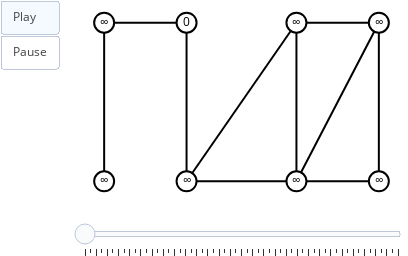

Source (notebook cell):
### Markdown cell above
Vamos agora escrever uma versão alternativa da busca em largura.

### Code cell
red = (255, 0, 0)  # linha nova
blue = (0, 0, 255) # linha nova
frames = []        # linha nova

s = 1
q = Queue()

for n in g.nodes:
    g.nodes[n]['d'] = inf

g.nodes[s]['d'] = 0
q.put(s)

sn.reset_node_colors(g) # linha nova
sn.reset_edge_colors(g) # linha nova
snapshot(g, frames)     # linha nova

while not q.empty():
    n = q.get()

    g.nodes[n]['color'] = red # linha nova
    snapshot(g, frames)      # linha nova

    for m in g.neighbors(n):
        g.edges[n, m]['color'] = red # linha nova
        snapshot(g, frames)         # linha nova

        if isinf(g.nodes[m]['d']):
            g.nodes[m]['d'] = g.nodes[n]['d'] + 1
            q.put(m)

        g.edges[n, m]['color'] = sn.edge_color # linha nova
        snapshot(g, frames)                   # linha nova

    g.nodes[n]['color'] = blue # linha nova
    snapshot(g, frames)       # linha nova

sn.show_animation(frames)

### Figure 1 — Plotly figure (JSON) as saved in the notebook; plotly's stock layout.template omitted (floating-point values rounded to 4 significant figures)
{"data": [{"hoverinfo": "none", "line": {"color": "rgb(0, 0, 0)", "width": 2}, "mode": "lines", "type": "scatter", "uid": "cf4e4a26-a244-11e8-b30c-ac7ba15704fe", "x": [0, 0.3, null], "y": [1, 1, null]}, {"hoverinfo": "none", "line": {"color": "rgb(0, 0, 0)", "width": 2}, "mode": "lines", "type": "scatter", "uid": "cf4e4a27-a244-11e8-b30c-ac7ba15704fe", "x": [0, 0, null], "y": [1, 0, null]}, {"hoverinfo": "none", "line": {"color": "rgb(0, 0, 0)", "width": 2}, "mode": "lines", "type": "scatter", "uid": "cf4e4a28-a244-11e8-b30c-ac7ba15704fe", "x": [0.3, 0.3, null], "y": [1, 0, null]}, {"hoverinfo": "none", "line": {"color": "rgb(0, 0, 0)", "width": 2}, "mode": "lines", "type": "scatter", "uid": "cf4e4a29-a244-11e8-b30c-ac7ba15704fe", "x": [0.7, 1, null], "y": [1, 1, null]}, {"hoverinfo": "none", "line": {"color": "rgb(0, 0, 0)", "width": 2}, "mode": "lines", "type": "scatter", "uid": "cf4e4a2a-a244-11e8-b30c-ac7ba15704fe", "x": [0.7, 0.3, null], "y": [1, 0, null]}, {"hoverinfo": "none", "line": {"color": "rgb(0, 0, 0)", "width": 2}, "mode": "lines", "type": "scatter", "uid": "cf4e4a2b-a244-11e8-b30c-ac7ba15704fe", "x": [0.7, 0.7, null], "y": [1, 0, null]}, {"hoverinfo": "none", "line": {"color": "rgb(0, 0, 0)", "width": 2}, "mode": "lines", "type": "scatter", "uid": "cf4e4a2c-a244-11e8-b30c-ac7ba15704fe", "x": [1, 0.7, null], "y": [1, 0, null]}, {"hoverinfo": "none", "line": {"color": "rgb(0, 0, 0)", "width": 2}, "mode": "lines", "type": "scatter", "uid": "cf4e4a2d-a244-11e8-b30c-ac7ba15704fe", "x": [1, 1, null], "y": [1, 0, null]}, {"hoverinfo": "none", "line": {"color": "rgb(0, 0, 0)", "width": 2}, "mode": "lines", "type": "scatter", "uid": "cf4e4a2e-a244-11e8-b30c-ac7ba15704fe", "x": [0.3, 0.7, null], "y": [0, 0, null]}, {"hoverinfo": "none", "line": {"color": "rgb(0, 0, 0)", "width": 2}, "mode": "lines", "type": "scatter", "uid": "cf4e4a2f-a244-11e8-b30c-ac7ba15704fe", "x": [0.7, 1, null], "y": [0, 0, null]}, {"hoverinfo": "none", "marker": {"color": "rgb(255, 255, 255)", "line": {"color": "rgb(0, 0, 0)", "width": 2}, "size": 20}, "mode": "markers+text", "text": ["∞"], "textfont": {"color": "rgb(0, 0, 0)"}, "textposition": "middle center", "type": "scatter", "uid": "cf4e4a30-a244-11e8-b30c-ac7ba15704fe", "x": [0], "y": [1]}, {"hoverinfo": "none", "marker": {"color": "rgb(255, 255, 255)", "line": {"color": "rgb(0, 0, 0)", "width": 2}, "size": 20}, "mode": "markers+text", "text": ["0"], "textfont": {"color": "rgb(0, 0, 0)"}, "textposition": "middle center", "type": "scatter", "uid": "cf4e4a31-a244-11e8-b30c-ac7ba15704fe", "x": [0.3], "y": [1]}, {"hoverinfo": "none", "marker": {"color": "rgb(255, 255, 255)", "line": {"color": "rgb(0, 0, 0)", "width": 2}, "size": 20}, "mode": "markers+text", "text": ["∞"], "textfont": {"color": "rgb(0, 0, 0)"}, "textposition": "middle center", "type": "scatter", "uid": "cf4e4a32-a244-11e8-b30c-ac7ba15704fe", "x": [0.7], "y": [1]}, {"hoverinfo": "none", "marker": {"color": "rgb(255, 255, 255)", "line": {"color": "rgb(0, 0, 0)", "width": 2}, "size": 20}, "mode": "markers+text", "text": ["∞"], "textfont": {"color": "rgb(0, 0, 0)"}, "textposition": "middle center", "type": "scatter", "uid": "cf4e4a33-a244-11e8-b30c-ac7ba15704fe", "x": [1], "y": [1]}, {"hoverinfo": "none", "marker": {"color": "rgb(255, 255, 255)", "line": {"color": "rgb(0, 0, 0)", "width": 2}, "size": 20}, "mode": "markers+text", "text": ["∞"], "textfont": {"color": "rgb(0, 0, 0)"}, "textposition": "middle center", "type": "scatter", "uid": "cf4e4a34-a244-11e8-b30c-ac7ba15704fe", "x": [0], "y": [0]}, {"hoverinfo": "none", "marker": {"color": "rgb(255, 255, 255)", "line": {"color": "rgb(0, 0, 0)", "width": 2}, "size": 20}, "mode": "markers+text", "text": ["∞"], "textfont": {"color": "rgb(0, 0, 0)"}, "textposition": "middle center", "type": "scatter", "uid": "cf4e4a35-a244-11e8-b30c-ac7ba15704fe", "x": [0.3], "y": [0]}, {"hoverinfo": "none", "marker": {"color": "rgb(255, 255, 255)", "line": {"color": "rgb(0, 0, 0)", "width": 2}, "size": 20}, "mode": "markers+text", "text": ["∞"], "textfont": {"color": "rgb(0, 0, 0)"}, "textposition": "middle center", "type": "scatter", "uid": "cf4e4a36-a244-11e8-b30c-ac7ba15704fe", "x": [0.7], "y": [0]}, {"hoverinfo": "none", "marker": {"color": "rgb(255, 255, 255)", "line": {"color": "rgb(0, 0, 0)", "width": 2}, "size": 20}, "mode": "markers+text", "text": ["∞"], "textfont": {"color": "rgb(0, 0, 0)"}, "textposition": "middle center", "type": "scatter", "uid": "cf4e4a37-a244-11e8-b30c-ac7ba15704fe", "x": [1], "y": [0]}], "layout": {"height": 256, "margin": {"b": 0, "l": 0, "r": 0, "t": 0}, "showlegend": false, "sliders": [{"currentvalue": {"visible": false}, "steps": [{"args": [[0], {"frame": {"redraw": false}, "mode": "immediate"}], "label": "", "method": "animate"}, {"args": [[1], {"frame": {"redraw": false}, "mode": "immediate"}], "label": "", "method": "animate"}, {"args": [[2], {"frame": {"redraw": false}, "mode": "immediate"}], "label": "", "method": "animate"}, {"args": [[3], {"frame": {"redraw": false}, "mode": "immediate"}], "label": "", "method": "animate"}, {"args": [[4], {"frame": {"redraw": false}, "mode": "immediate"}], "label": "", "method": "animate"}, {"args": [[5], {"frame": {"redraw": false}, "mode": "immediate"}], "label": "", "method": "animate"}, {"args": [[6], {"frame": {"redraw": false}, "mode": "immediate"}], "label": "", "method": "animate"}, {"args": [[7], {"frame": {"redraw": false}, "mode": "immediate"}], "label": "", "method": "animate"}, {"args": [[8], {"frame": {"redraw": false}, "mode": "immediate"}], "label": "", "method": "animate"}, {"args": [[9], {"frame": {"redraw": false}, "mode": "immediate"}], "label": "", "method": "animate"}, {"args": [[10], {"frame": {"redraw": false}, "mode": "immediate"}], "label": "", "method": "animate"}, {"args": [[11], {"frame": {"redraw": false}, "mode": "immediate"}], "label": "", "method": "animate"}, {"args": [[12], {"frame": {"redraw": false}, "mode": "immediate"}], "label": "", "method": "animate"}, {"args": [[13], {"frame": {"redraw": false}, "mode": "immediate"}], "label": "", "method": "animate"}, {"args": [[14], {"frame": {"redraw": false}, "mode": "immediate"}], "label": "", "method": "animate"}, {"args": [[15], {"frame": {"redraw": false}, "mode": "immediate"}], "label": "", "method": "animate"}, {"args": [[16], {"frame": {"redraw": false}, "mode": "immediate"}], "label": "", "method": "animate"}, {"args": [[17], {"frame": {"redraw": false}, "mode": "immediate"}], "label": "", "method": "animate"}, {"args": [[18], {"frame": {"redraw": false}, "mode": "immediate"}], "label": "", "method": "animate"}, {"args": [[19], {"frame": {"redraw": false}, "mode": "immediate"}], "label": "", "method": "animate"}, {"args": [[20], {"frame": {"redraw": false}, "mode": "immediate"}], "label": "", "method": "animate"}, {"args": [[21], {"frame": {"redraw": false}, "mode": "immediate"}], "label": "", "method": "animate"}, {"args": [[22], {"frame": {"redraw": false}, "mode": "immediate"}], "label": "", "method": "animate"}, {"args": [[23], {"frame": {"redraw": false}, "mode": "immediate"}], "label": "", "method": "animate"}, {"args": [[24], {"frame": {"redraw": false}, "mode": "immediate"}], "label": "", "method": "animate"}, {"args": [[25], {"frame": {"redraw": false}, "mode": "immediate"}], "label": "", "method": "animate"}, {"args": [[26], {"frame": {"redraw": false}, "mode": "immediate"}], "label": "", "method": "animate"}, {"args": [[27], {"frame": {"redraw": false}, "mode": "immediate"}], "label": "", "method": "animate"}, {"args": [[28], {"frame": {"redraw": false}, "mode": "immediate"}], "label": "", "method": "animate"}, {"args": [[29], {"frame": {"redraw": false}, "mode": "immediate"}], "label": "", "method": "animate"}, {"args": [[30], {"frame": {"redraw": false}, "mode": "immediate"}], "label": "", "method": "animate"}, {"args": [[31], {"frame": {"redraw": false}, "mode": "immediate"}], "label": "", "method": "animate"}, {"args": [[32], {"frame": {"redraw": false}, "mode": "immediate"}], "label": "", "method": "animate"}, {"args": [[33], {"frame": {"redraw": false}, "mode": "immediate"}], "label": "", "method": "animate"}, {"args": [[34], {"frame": {"redraw": false}, "mode": "immediate"}], "label": "", "method": "animate"}, {"args": [[35], {"frame": {"redraw": false}, "mode": "immediate"}], "label": "", "method": "animate"}, {"args": [[36], {"frame": {"redraw": false}, "mode": "immediate"}], "label": "", "method": "animate"}, {"args": [[37], {"frame": {"redraw": false}, "mode": "immediate"}], "label": "", "method": "animate"}, {"args": [[38], {"frame": {"redraw": false}, "mode": "immediate"}], "label": "", "method": "animate"}, {"args": [[39], {"frame": {"redraw": false}, "mode": "immediate"}], "label": "", "method": "animate"}, {"args": [[40], {"frame": {"redraw": false}, "mode": "immediate"}], "label": "", "method": "animate"}, {"args": [[41], {"frame": {"redraw": false}, "mode": "immediate"}], "label": "", "method": "animate"}, {"args": [[42], {"frame": {"redraw": false}, "mode": "immediate"}], "label": "", "method": "animate"}, {"args": [[43], {"frame": {"redraw": false}, "mode": "immediate"}], "label": "", "method": "animate"}, {"args": [[44], {"frame": {"redraw": false}, "mode": "immediate"}], "label": "", "method": "animate"}, {"args": [[45], {"frame": {"redraw": false}, "mode": "immediate"}], "label": "", "method": "animate"}, {"args": [[46], {"frame": {"redraw": false}, "mode": "immediate"}], "label": "", "method": "animate"}, {"args": [[47], {"frame": {"redraw": false}, "mode": "immediate"}], "label": "", "method": "animate"}, {"args": [[48], {"frame": {"redraw": false}, "mode": "immediate"}], "label": "", "method": "animate"}, {"args": [[49], {"frame": {"redraw": false}, "mode": "immediate"}], "label": "", "method": "animate"}, {"args": [[50], {"frame": {"redraw": false}, "mode": "immediate"}], "label": "", "method": "animate"}, {"args": [[51], {"frame": {"redraw": false}, "mode": "immediate"}], "label": "", "method": "animate"}, {"args": [[52], {"frame": {"redraw": false}, "mode": "immediate"}], "label": "", "method": "animate"}, {"args": [[53], {"frame": {"redraw": false}, "mode": "immediate"}], "label": "", "method": "animate"}, {"args": [[54], {"frame": {"redraw": false}, "mode": "immediate"}], "label": "", "method": "animate"}, {"args": [[55], {"frame": {"redraw": false}, "mode": "immediate"}], "label": "", "method": "animate"}, {"args": [[56], {"frame": {"redraw": false}, "mode": "immediate"}], "label": "", "method": "animate"}]}], "updatemenus": [{"buttons": [{"args": [null, {"frame": {"redraw": false}, "fromcurrent": true}], "label": "Play", "method": "animate"}, {"args": [[null], {"frame": {"redraw": false}, "mode": "immediate"}], "label": "Pause", "method": "animate"}], "showactive": true, "type": "buttons"}], "width": 408, "xaxis": {"showgrid": false, "showticklabels": false, "zeroline": false}, "yaxis": {"showgrid": false, "showticklabels": false, "zeroline": false}}}
